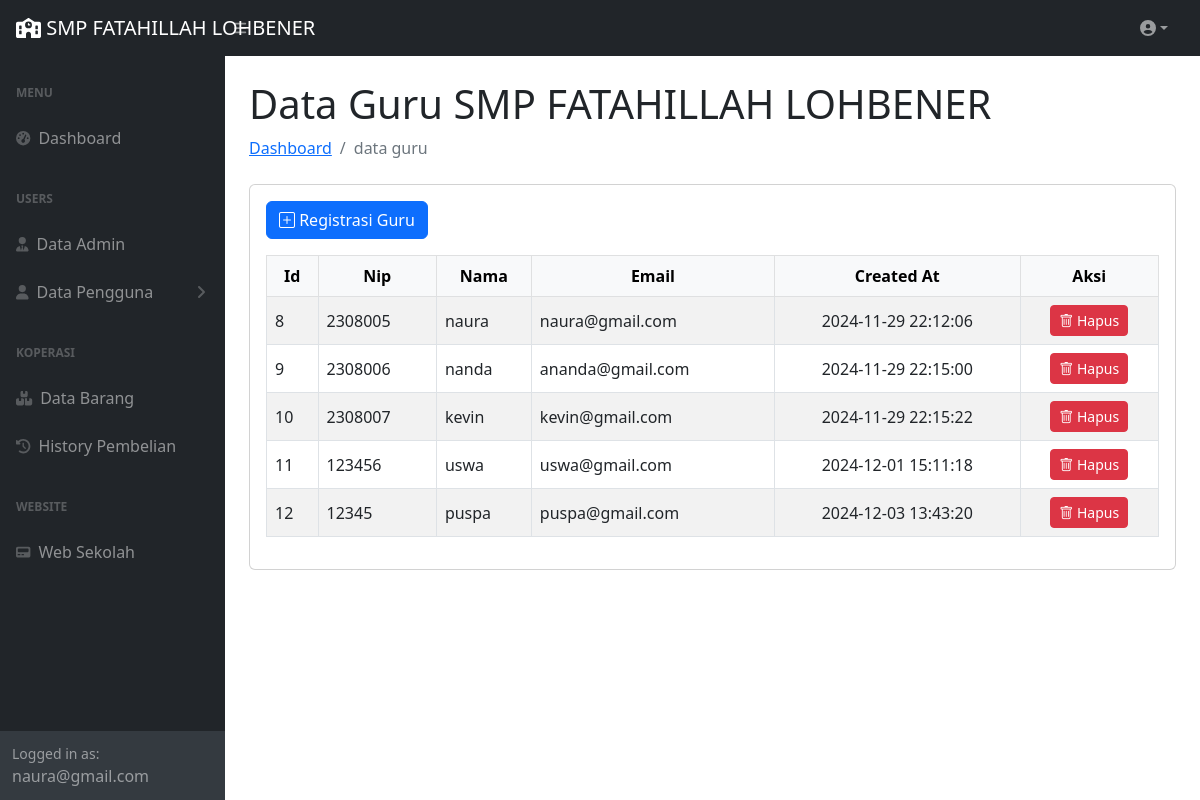
Screenshot of /page/guru/guru.php (signed in) with the database file from the repository.
### tables this page shows
CREATE TABLE `guru` (
  `id_guru` int(2) NOT NULL,
  `nip` int(18) NOT NULL,
  `nama` varchar(255) NOT NULL,
  `email` varchar(255) NOT NULL,
  `password` varchar(8) NOT NULL,
  `created_at` datetime NOT NULL DEFAULT current_timestamp()
);

### page/guru/guru.php (the view, shortened to what this page needs)
<?php
include '../../koneksi.php';
$query = "SELECT * FROM guru";
$result = $koneksi->query($query);
?>
<!DOCTYPE>
<html>
    <head>
    <link href="../../assets/css/styles.css" rel="stylesheet" />
    </head>
    <body class="sb-nav-fixed">
        <main>
            <div class="container-fluid px-4">
                <h1 class="mt-4">Data Guru SMP FATAHILLAH LOHBENER</h1>
                <ol class="breadcrumb mb-4">
                    <li class="breadcrumb-item"><a href="../../index.php">Dashboard</a></li>
                    <li class="breadcrumb-item active">data guru</li>
                </ol>
                <div class="card mb-4">
                    <div class="card-body">
                        <a href="../../../front/registrasiguru.php" class="btn btn-primary mb-3"><i class="bi bi-plus-square"></i> Registrasi Guru</a>
                        <table class="table table-bordered table-striped table-hover align-middle">
                            <thead class="table-light">
                                <tr align="center">
                                    <th>Id</th>
                                    <th>Nip</th>
                                    <th>Nama</th>
                                    <th>Email</th>
                                    <th>Created At</th>
                                    <th>Aksi</th>
                                </tr>
                            </thead>
                            <tbody>
                                <?php while ($row = $result->fetch_assoc()): ?>
                                <tr>
                                    <td><?= htmlspecialchars($row['id_guru']) ?></td>
                                    <td><?= htmlspecialchars($row['nip']) ?></td>
                                    <td><?= htmlspecialchars($row['nama']) ?></td>
                                    <td><?= htmlspecialchars($row['email']) ?></td>
                                    <td class="text-center"><?= htmlspecialchars($row['created_at']) ?></td>
                                    <td class="text-center">
                                        <a href="hapus.php?id=<?= $row['id_guru'] ?>" class="btn btn-sm btn-danger" onclick="return confirm('Apakah Anda yakin ingin menghapus pengguna ini?')"><i class="bi bi-trash"></i> Hapus</a>
                                    </td>
                                </tr>
                                <?php endwhile; ?>
                            </tbody>
                        </table>
                    </div>
                </div>
            </div>
        </main>
    </body>
</html>
<?php
include '../../layout.php';
?>

### rows the page displays
guru: id_guru "8", nip "2308005", nama "naura", email "naura@gmail.com", created_at "2024-11-29 22:12:06"
guru: id_guru "9", nip "2308006", nama "nanda", email "ananda@gmail.com", created_at "2024-11-29 22:15:00"
guru: id_guru "10", nip "2308007", nama "kevin", email "kevin@gmail.com", created_at "2024-11-29 22:15:22"
guru: id_guru "11", nip "123456", nama "uswa", email "uswa@gmail.com", created_at "2024-12-01 15:11:18"
guru: id_guru "12", nip "12345", nama "puspa", email "puspa@gmail.com", created_at "2024-12-03 13:43:20"

### other values shown
$_SESSION["email"] "naura@gmail.com"
